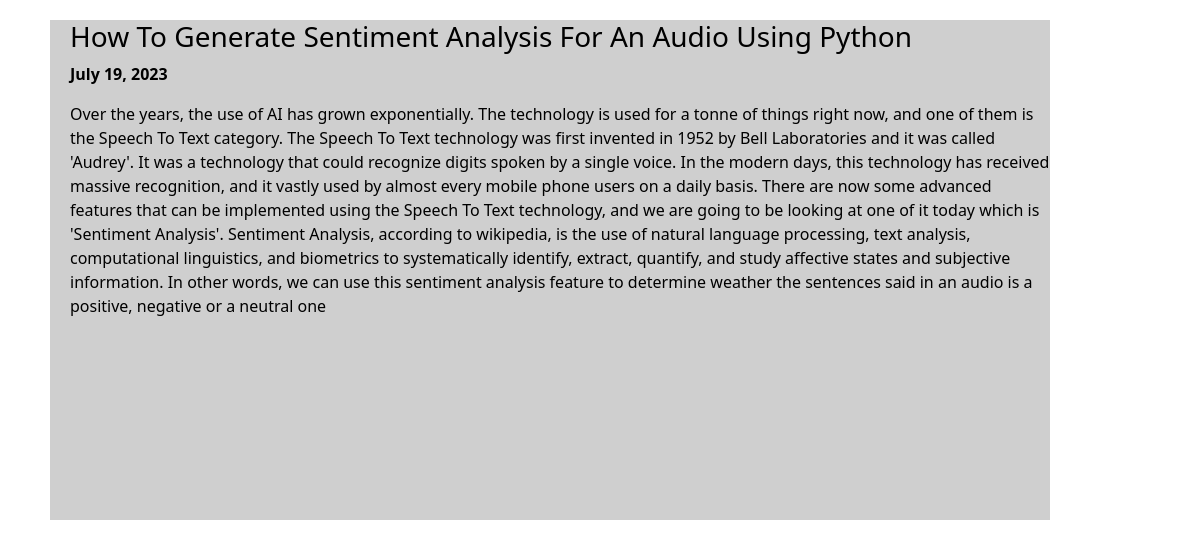
/post/1, run on the app's committed database.
### posts/models.py (models this page shows)
class Post(models.Model):
    title = models.CharField(max_length=100)
    body = models.CharField(max_length=1000)
    created_at = models.DateField(default=datetime.now, blank=True)

### posts/views.py (the view)
# urls.py: path('post/<str:pk>', views.post, name='post'),
def post(request, pk):
    posts = Post.objects.get(id=pk)
    return render(request, 'posts.html', {'posts': posts})

### templates/posts.html (shortened to what this page needs)
<head>
    {% load static %}
    <link href="https://cdn.jsdelivr.net/npm/bootstrap@5.3.0/dist/css/bootstrap.min.css" rel="stylesheet">
    <link rel="stylesheet" href="{% static 'styles.css' %}">
</head>
<div class="big_blog">
    <a style="text-decoration: none; color: black;" href="">
      <h3 id="blog_title">{{posts.title}}</h3>
      <p style="font-weight: bolder; margin-left: 20px;">{{posts.created_at}}</p>
      <p id="blog_body">{{posts.body}}</p>
    </a>
  </div>

### static/styles.css (style rules this page uses)
.big_blog { width: 1000px; height: 500px; margin-top: 20px; transform: translateX(50px); background-color: rgb(207, 207, 207); }
#blog_title { margin-left: 20px; }
#blog_body { margin-left: 20px; }

### data on the page
Post: title "How To Generate Sentiment Analysis For An Audio Using Python", created_at "July 19, 2023", body "Over the years, the use of AI has grown exponentially. The technology is used for a tonne of things right now, and one of them is the Speech To Text category. The Speech To Text technology was first invented in 1952 by Bell Laboratories and it was called 'Audrey'. It was a technology that could recognize digits spoken by a single voice. In the modern days, this technology has received massive recognition, and it vastly used by almost every mobile phone users on a daily basis. There are now some advanced features that can be implemented using the Speech To Text technology, and we are going to be looking at one of it today which is 'Sentiment Analysis'. Sentiment Analysis, according to…"
